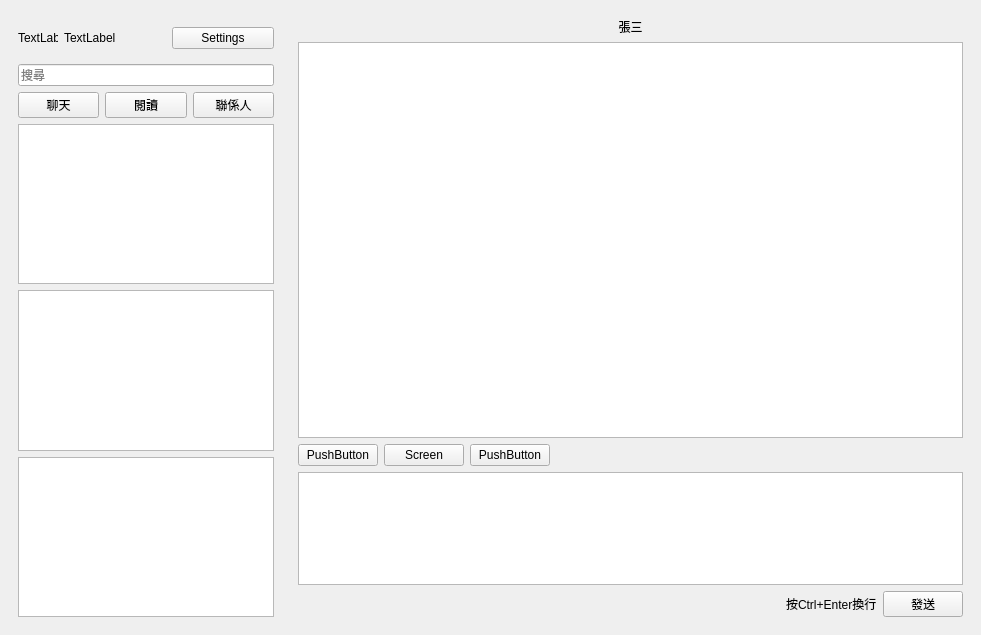
<?xml version="1.0" encoding="UTF-8"?>
<ui version="4.0">
 <class>WeChat</class>
 <widget class="QMainWindow" name="WeChat">
  <property name="geometry">
   <rect>
    <x>0</x>
    <y>0</y>
    <width>981</width>
    <height>635</height>
   </rect>
  </property>
  <property name="windowTitle">
   <string>WeChat 0.1.1</string>
  </property>
  <widget class="QWidget" name="centralwidget">
   <layout class="QHBoxLayout" name="horizontalLayout_10" stretch="0,0">
    <item>
     <widget class="QWidget" name="widget" native="true">
      <layout class="QVBoxLayout" name="verticalLayout">
       <item>
        <layout class="QHBoxLayout" name="horizontalLayout_6">
         <item>
          <widget class="QLabel" name="headImageLabel">
           <property name="minimumSize">
            <size>
             <width>40</width>
             <height>40</height>
            </size>
           </property>
           <property name="maximumSize">
            <size>
             <width>40</width>
             <height>40</height>
            </size>
           </property>
           <property name="text">
            <string>TextLabel</string>
           </property>
          </widget>
         </item>
         <item>
          <widget class="QLabel" name="userNameLabel">
           <property name="text">
            <string>TextLabel</string>
           </property>
          </widget>
         </item>
         <item>
          <widget class="QPushButton" name="settingButton">
           <property name="text">
            <string>Settings</string>
           </property>
          </widget>
         </item>
        </layout>
       </item>
       <item>
        <widget class="QLineEdit" name="lineEdit">
         <property name="placeholderText">
          <string>搜尋</string>
         </property>
        </widget>
       </item>
       <item>
        <layout class="QHBoxLayout" name="horizontalLayout_7">
         <item>
          <widget class="QPushButton" name="contactButton">
           <property name="text">
            <string>聊天</string>
           </property>
          </widget>
         </item>
         <item>
          <widget class="QPushButton" name="readButton">
           <property name="text">
            <string>閱讀</string>
           </property>
          </widget>
         </item>
         <item>
          <widget class="QPushButton" name="memberButton">
           <property name="text">
            <string>聯係人</string>
           </property>
          </widget>
         </item>
        </layout>
       </item>
       <item>
        <widget class="QListWidget" name="contactListWidget"/>
       </item>
       <item>
        <widget class="QListWidget" name="readerListWidget"/>
       </item>
       <item>
        <widget class="QListWidget" name="memberListWidget"/>
       </item>
      </layout>
      <zorder>contactListWidget</zorder>
      <zorder>lineEdit</zorder>
      <zorder>readerListWidget</zorder>
      <zorder>memberListWidget</zorder>
     </widget>
    </item>
    <item>
     <widget class="QWidget" name="chatWidget" native="true">
      <property name="sizePolicy">
       <sizepolicy hsizetype="Preferred" vsizetype="Preferred">
        <horstretch>1</horstretch>
        <verstretch>0</verstretch>
       </sizepolicy>
      </property>
      <layout class="QVBoxLayout" name="verticalLayout_2" stretch="0,7,0,2,0">
       <item>
        <widget class="QLabel" name="currentChatUserLabel">
         <property name="text">
          <string>張三</string>
         </property>
         <property name="alignment">
          <set>Qt::AlignCenter</set>
         </property>
        </widget>
       </item>
       <item>
        <widget class="QTextEdit" name="messages">
         <property name="readOnly">
          <bool>true</bool>
         </property>
         <property name="html">
          <string>&lt;!DOCTYPE HTML PUBLIC &quot;-//W3C//DTD HTML 4.0//EN&quot; &quot;http://www.w3.org/TR/REC-html40/strict.dtd&quot;&gt;
&lt;html&gt;&lt;head&gt;&lt;meta name=&quot;qrichtext&quot; content=&quot;1&quot; /&gt;&lt;style type=&quot;text/css&quot;&gt;
p, li { white-space: pre-wrap; }
&lt;/style&gt;&lt;/head&gt;&lt;body style=&quot; font-family:'Cantarell'; font-size:11pt; font-weight:400; font-style:normal;&quot;&gt;
&lt;p style=&quot;-qt-paragraph-type:empty; margin-top:0px; margin-bottom:0px; margin-left:0px; margin-right:0px; -qt-block-indent:0; text-indent:0px;&quot;&gt;&lt;br /&gt;&lt;/p&gt;&lt;/body&gt;&lt;/html&gt;</string>
         </property>
        </widget>
       </item>
       <item>
        <layout class="QHBoxLayout" name="horizontalLayout_8">
         <item>
          <widget class="QPushButton" name="faceButton">
           <property name="toolTip">
            <string>貼圖</string>
           </property>
           <property name="text">
            <string>PushButton</string>
           </property>
          </widget>
         </item>
         <item>
          <widget class="QPushButton" name="screenButton">
           <property name="toolTip">
            <string>螢幕截圖</string>
           </property>
           <property name="text">
            <string>Screen</string>
           </property>
          </widget>
         </item>
         <item>
          <widget class="QPushButton" name="pushButton_5">
           <property name="toolTip">
            <string>圖片和檔案</string>
           </property>
           <property name="text">
            <string>PushButton</string>
           </property>
          </widget>
         </item>
         <item>
          <spacer name="horizontalSpacer_2">
           <property name="orientation">
            <enum>Qt::Horizontal</enum>
           </property>
           <property name="sizeHint" stdset="0">
            <size>
             <width>40</width>
             <height>20</height>
            </size>
           </property>
          </spacer>
         </item>
        </layout>
       </item>
       <item>
        <widget class="QTextEdit" name="draft"/>
       </item>
       <item>
        <layout class="QHBoxLayout" name="horizontalLayout_9">
         <item>
          <spacer name="horizontalSpacer">
           <property name="orientation">
            <enum>Qt::Horizontal</enum>
           </property>
           <property name="sizeHint" stdset="0">
            <size>
             <width>40</width>
             <height>20</height>
            </size>
           </property>
          </spacer>
         </item>
         <item>
          <widget class="QLabel" name="tipsLabel">
           <property name="text">
            <string>按Ctrl+Enter換行</string>
           </property>
          </widget>
         </item>
         <item>
          <widget class="QPushButton" name="sendButton">
           <property name="text">
            <string>發送</string>
           </property>
          </widget>
         </item>
        </layout>
       </item>
      </layout>
      <zorder>draft</zorder>
      <zorder>currentChatUserLabel</zorder>
      <zorder>messages</zorder>
     </widget>
    </item>
   </layout>
  </widget>
 </widget>
 <resources/>
 <connections/>
</ui>
